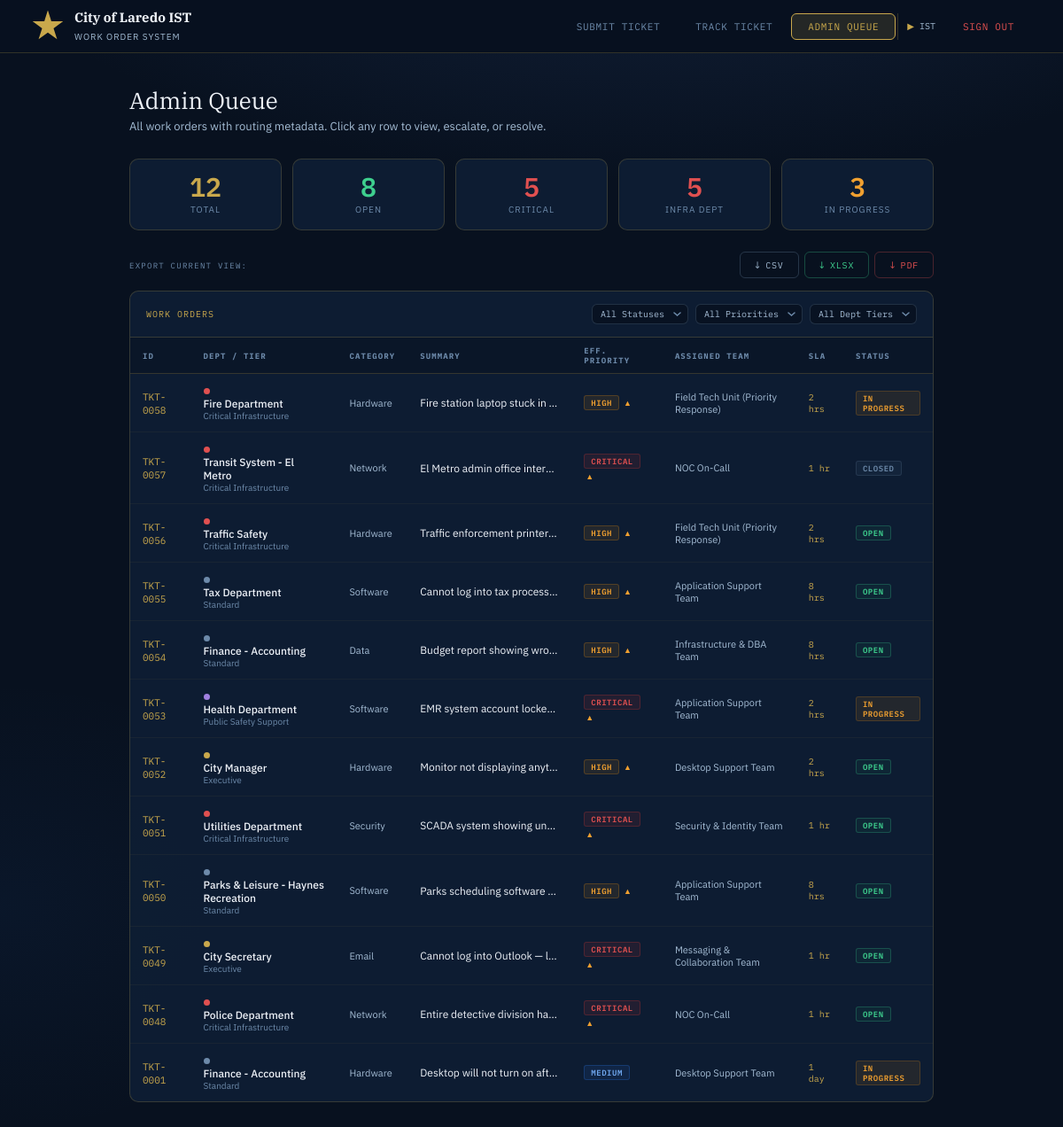
Screenshot of /admin-queue/ (signed in) with the database file from the repository.
### tickets/models.py (models this page shows, shortened)
class Ticket(models.Model):
    ticket_id   = models.CharField(max_length=20, unique=True, editable=False)
    submitter   = models.ForeignKey(
        Employee, null=True, blank=True,
        on_delete=models.SET_NULL,
        related_name="tickets",
        verbose_name="Submitted By",
    )
    name        = models.CharField("Full Name",    max_length=120)
    employee_id = models.CharField("Employee ID",  max_length=30)
    department  = models.CharField("Department",   max_length=80,
                                   choices=DEPARTMENT_CHOICES)
    email       = models.EmailField("Contact Email")
    category    = models.CharField("Category",    max_length=30,
                                   choices=CATEGORY_CHOICES)
    subtype     = models.CharField("Sub-Type",    max_length=30,
                                   choices=SUBTYPE_CHOICES, blank=True)
    issue_type  = models.CharField("Issue Type",  max_length=40,
                                   choices=ISSUE_TYPE_CHOICES, blank=True)
    title       = models.CharField("Brief Summary",      max_length=120)
    description = models.TextField("Detailed Description", blank=True)
    asset_tag   = models.CharField("Asset Tag",  max_length=40, blank=True)
    location    = models.CharField("Location",   max_length=80, blank=True)
    phone_ext   = models.CharField("Phone Ext",  max_length=10, blank=True)
    user_priority = models.IntegerField(
        "User-Selected Priority",
        choices=PRIORITY_CHOICES, default=4,
    )
    routing_tier               = models.CharField("Dept Tier",         max_length=30,  blank=True)
    routing_tier_label         = models.CharField("Tier Label",        max_length=60,  blank=True)
    routing_team               = models.CharField("Assigned Team",     max_length=100, blank=True)
    routing_sla                = models.CharField("SLA Target",        max_length=20,  blank=True)
    routing_effective_priority = models.IntegerField("Effective Priority", default=4)
    routing_was_modified       = models.BooleanField("Priority Auto-Adjusted", default=False)
    routing_reasons            = models.TextField("Routing Reasons (JSON)", blank=True)
    routing_escalation_path    = models.TextField("Escalation Path (JSON)",  blank=True)
    status       = models.CharField(max_length=20, choices=TicketStatus.choices,
                                    default=TicketStatus.OPEN)
    submitted_at = models.DateTimeField(auto_now_add=True)
    updated_at   = models.DateTimeField(auto_now=True)
    class Meta:
        ordering = ["-submitted_at"]
        verbose_name = "Ticket"
        verbose_name_plural = "Tickets"
    @property
    def effective_priority_label(self) -> str:
        return PRIORITY_LABELS.get(self.routing_effective_priority, "Unknown")
    @property
    def priority_badge_class(self) -> str:
        return {1: "bp1", 2: "bp2", 3: "bp3", 4: "bp4"}.get(
            self.routing_effective_priority, "bp4"
        )
    @property
    def status_badge_class(self) -> str:
        return {
            "Open":        "bs-open",
            "In Progress": "bs-prog",
            "Closed":      "bs-clos",
        }.get(self.status, "")
    @property
    def tier_badge_class(self) -> str:
        return f"tier-{self.routing_tier}"

### tickets/views.py (the view)
# urls.py: path("admin-queue/",             views.admin_queue,      name="admin_queue"),
@ist_required
def admin_queue(request):
    tickets = Ticket.objects.select_related("submitter").all()
    status_filter   = request.GET.get("status",   "")
    priority_filter = request.GET.get("priority", "")
    tier_filter     = request.GET.get("tier",     "")
    if status_filter:
        tickets = tickets.filter(status=status_filter)
    if priority_filter:
        tickets = tickets.filter(routing_effective_priority=int(priority_filter))
    if tier_filter:
        tickets = tickets.filter(routing_tier=tier_filter)
    all_tickets = Ticket.objects.all()
    stats = {
        "total":       all_tickets.count(),
        "open":        all_tickets.filter(status=TicketStatus.OPEN).count(),
        "in_progress": all_tickets.filter(status=TicketStatus.IN_PROGRESS).count(),
        "critical":    all_tickets.filter(routing_effective_priority=1).count(),
        "infra":       all_tickets.filter(routing_tier="CRITICAL_INFRA").count(),
    }
    context = {
        "tickets":          tickets,
        "stats":            stats,
        "status_filter":    status_filter,
        "priority_filter":  priority_filter,
        "tier_filter":      tier_filter,
        "status_choices":   [("", "All Statuses")] + list(TicketStatus.choices),
        "priority_choices": [
            ("", "All Priorities"),
            ("1", "Critical"), ("2", "High"), ("3", "Medium"), ("4", "Low"),
        ],
        "tier_choices": [
            ("", "All Dept Tiers"),
            ("CRITICAL_INFRA", "Critical Infra"),
            ("EXECUTIVE",      "Executive"),
            ("PUBLIC_SAFETY",  "Public Safety"),
            ("STANDARD",       "Standard"),
        ],
    }
    return render(request, "tickets/admin_queue.html", context)

### tickets/views.py (called while the page is built)
def ist_required(view_fn):
    @wraps(view_fn)
    def wrapper(request, *args, **kwargs):
        if not request.session.get("employee_pk"):
            return redirect("employee_login")
        role = request.session.get("employee_role", "dept")
        if role not in ("ist", "admin"):
            return redirect("submit_ticket")
        return view_fn(request, *args, **kwargs)
    return wrapper

### tickets/templates/tickets/admin_queue.html (shortened to what this page needs)
{% extends "tickets/base.html" %}
{% block nav_admin %}active{% endblock %}
{% block content %}
<div class="ph">
  <h1>Admin Queue</h1>
  <p>All work orders with routing metadata. Click any row to view, escalate, or resolve.</p>
</div>
<div class="stats-row">
  <div class="stat"><div class="n" style="color:var(--gold)">{{ stats.total }}</div><div class="l">Total</div></div>
  <div class="stat"><div class="n" style="color:var(--green-2)">{{ stats.open }}</div><div class="l">Open</div></div>
  <div class="stat"><div class="n" style="color:var(--red-2)">{{ stats.critical }}</div><div class="l">Critical</div></div>
  <div class="stat"><div class="n" style="color:var(--red-2)">{{ stats.infra }}</div><div class="l">Infra Dept</div></div>
  <div class="stat"><div class="n" style="color:var(--amber-2)">{{ stats.in_progress }}</div><div class="l">In Progress</div></div>
</div>
<div style="display:flex;align-items:center;justify-content:space-between;margin-bottom:14px">
  <span style="font-family:'IBM Plex Mono',monospace;font-size:9px;letter-spacing:.14em;text-transform:uppercase;color:var(--steel)">
    Export current view:
  </span>
  <div style="display:flex;gap:6px">
    <a href="{% url 'export_csv' %}?status={{ status_filter }}&priority={{ priority_filter }}&tier={{ tier_filter }}"
       class="btn btn-ghost btn-sm" style="display:flex;align-items:center;gap:5px">
      <span style="font-size:11px">&#8595;</span> CSV
    </a>
    <a href="{% url 'export_xlsx' %}?status={{ status_filter }}&priority={{ priority_filter }}&tier={{ tier_filter }}"
       class="btn btn-ghost btn-sm" style="display:flex;align-items:center;gap:5px;color:var(--green-2);border-color:rgba(62,207,142,.3)">
      <span style="font-size:11px">&#8595;</span> XLSX
    </a>
    <a href="{% url 'export_pdf' %}?status={{ status_filter }}&priority={{ priority_filter }}&tier={{ tier_filter }}"
       class="btn btn-ghost btn-sm" style="display:flex;align-items:center;gap:5px;color:var(--red-2);border-color:rgba(224,80,80,.3)">
      <span style="font-size:11px">&#8595;</span> PDF
    </a>
  </div>
</div>
<form method="GET" style="margin-bottom:0">
  <div class="table-card">
    <div class="ttb">
      <span class="ttb-title">Work Orders</span>
      <div class="ttb-filters">
        <select class="fslt" name="status" onchange="this.form.submit()">
          {% for val, lbl in status_choices %}
            <option value="{{ val }}" {% if val == status_filter %}selected{% endif %}>{{ lbl }}</option>
          {% endfor %}
        </select>
        <select class="fslt" name="priority" onchange="this.form.submit()">
          {% for val, lbl in priority_choices %}
            <option value="{{ val }}" {% if val == priority_filter %}selected{% endif %}>{{ lbl }}</option>
          {% endfor %}
        </select>
        <select class="fslt" name="tier" onchange="this.form.submit()">
          {% for val, lbl in tier_choices %}
            <option value="{{ val }}" {% if val == tier_filter %}selected{% endif %}>{{ lbl }}</option>
          {% endfor %}
        </select>
      </div>
    </div>
    <table>
      <thead>
        <tr>
          <th>ID</th>
          <th>Dept / Tier</th>
          <th>Category</th>
          <th>Summary</th>
          <th>Eff. Priority</th>
          <th>Assigned Team</th>
          <th>SLA</th>
          <th>Status</th>
        </tr>
      </thead>
      <tbody>
        {% for ticket in tickets %}
        <tr onclick="window.location='{% url 'ticket_detail' ticket.ticket_id %}'" style="cursor:pointer">
          <td><span class="tid">{{ ticket.ticket_id }}</span></td>
          <td class="{{ ticket.tier_badge_class }}">
            <span class="tdot"></span>
            <div style="font-weight:500;font-size:12px">{{ ticket.department }}</div>
            <div style="font-size:10px;color:var(--steel)">{{ ticket.routing_tier_label }}</div>
          </td>
          <td style="text-transform:capitalize;font-size:11px;color:var(--steel-2)">{{ ticket.category }}</td>
          <td style="max-width:185px;overflow:hidden;text-overflow:ellipsis;white-space:nowrap">{{ ticket.title }}</td>
          <td>
            <span class="badge {{ ticket.priority_badge_class }}">{{ ticket.effective_priority_label }}</span>
            {% if ticket.routing_was_modified %}
              <span title="Auto-adjusted" style="font-size:9px;color:var(--amber-2);margin-left:2px">&#9650;</span>
            {% endif %}
          </td>
          <td style="font-size:11px;color:var(--steel-2)">{{ ticket.routing_team }}</td>
          <td style="font-family:'IBM Plex Mono',monospace;font-size:10px;color:var(--gold)">{{ ticket.routing_sla }}</td>
          <td><span class="badge {{ ticket.status_badge_class }}">{{ ticket.status }}</span></td>
        </tr>
        {% empty %}
        <tr>
          <td colspan="8" style="text-align:center;padding:24px;color:var(--steel)">
            No tickets match the selected filters.
          </td>
        </tr>
        {% endfor %}
      </tbody>
    </table>
  </div>
</form>
{% endblock %}

### tickets/templates/tickets/base.html (style rules this page uses)
:root { --navy:#08111f; --navy-2:#0f1e35; --navy-3:#162845; --navy-4:#1e3358; --gold:#c9a84c; --gold-2:#e2c060; --gold-dim:rgba(201,168,76,.15); --gold-border:rgba(201,168,76,.28); --steel:#6d8aaa; --steel-2:#a4bcd4; --white:#eef2f8; --red:#b83232; --red-2:#e05050; --amber:#c47b14; --amber-2:#f0a030; --blue:#2a6fd4; --blue-2:#70a8f0; --green:#1a7050; --green-2:#3ecf8e; --purple:#6040b0; --purple-2:#a080e0; --border:rgba(201,168,76,.22); --card:rgba(15,30,53,.9); --r:6px; --rl:10px; }
* { box-sizing:border-box;margin:0;padding:0; }
html { scroll-behavior:smooth; }
body { font-family:'IBM Plex Sans',sans-serif;background:var(--navy);color:var(--white);min-height:100vh; background-image:radial-gradient(ellipse 120% 60% at 60% -20%,rgba(30,51,88,.7) 0%,transparent 60%), radial-gradient(ellipse 60% 40% at 0% 80%,rgba(42,111,212,.06) 0%,transparent 50%); }
.ph { margin-bottom:28px; }
.ph h1 { font-family:'IBM Plex Serif',serif;font-size:26px;font-weight:400;margin-bottom:4px; }
.ph p { color:var(--steel-2);font-size:13px; }
.btn { padding:10px 24px;border-radius:var(--r);font-family:'IBM Plex Mono',monospace;font-size:11px; letter-spacing:.08em;text-transform:uppercase;cursor:pointer;border:none;transition:all .18s;text-decoration:none;display:inline-block; }
.btn-ghost { background:none;border:1px solid rgba(109,138,170,.3);color:var(--steel-2); }
.btn-sm { padding:7px 16px;font-size:10px; }
.badge { display:inline-block;padding:2px 7px;border-radius:3px;font-family:'IBM Plex Mono',monospace; font-size:9px;font-weight:600;letter-spacing:.06em;text-transform:uppercase; }
.bp1 { background:rgba(184,50,50,.12);color:var(--red-2);border:1px solid rgba(184,50,50,.3); }
.bp2 { background:rgba(196,123,20,.12);color:var(--amber-2);border:1px solid rgba(196,123,20,.3); }
.bp3 { background:rgba(42,111,212,.12);color:var(--blue-2);border:1px solid rgba(42,111,212,.3); }
.bs-open { background:rgba(26,112,80,.12);color:var(--green-2);border:1px solid rgba(62,207,142,.25); }
.bs-prog { background:rgba(196,123,20,.12);color:var(--amber-2);border:1px solid rgba(196,123,20,.25); }
.bs-clos { background:rgba(109,138,170,.08);color:var(--steel);border:1px solid rgba(109,138,170,.18); }
.stats-row { display:grid;grid-template-columns:repeat(5,1fr);gap:12px;margin-bottom:24px; }
.stat { background:var(--card);border:1px solid var(--border);border-radius:var(--rl);padding:16px;text-align:center; }
.stat .n { font-family:'IBM Plex Mono',monospace;font-size:30px;font-weight:600;line-height:1;margin-bottom:4px; }
.stat .l { font-size:10px;color:var(--steel);text-transform:uppercase;letter-spacing:.1em; }
.table-card { background:var(--card);border:1px solid var(--border);border-radius:var(--rl);overflow:hidden; }
.ttb { display:flex;align-items:center;justify-content:space-between;padding:14px 18px;border-bottom:1px solid var(--border); }
.ttb-title { font-family:'IBM Plex Mono',monospace;font-size:10px;letter-spacing:.1em;text-transform:uppercase;color:var(--gold); }
.ttb-filters { display:flex;gap:8px; }
.fslt { background:rgba(8,17,31,.8);border:1px solid rgba(109,138,170,.25);border-radius:var(--r); color:var(--steel-2);font-family:'IBM Plex Mono',monospace;font-size:10px;padding:5px 26px 5px 9px; appearance:none;cursor:pointer;outline:none; background-repeat:no-repeat;background-position:right 7px center; }
.fslt option { background:var(--navy-3); }
table { width:100%;border-collapse:collapse; }
thead th { text-align:left;padding:9px 14px;font-family:'IBM Plex Mono',monospace;font-size:9px; letter-spacing:.12em;text-transform:uppercase;color:var(--steel); background:rgba(8,17,31,.5);border-bottom:1px solid var(--border); }
tbody tr { border-bottom:1px solid rgba(201,168,76,.06);transition:background .14s; }
tbody tr:last-child { border-bottom:none; }
tbody td { padding:11px 14px;font-size:12px;vertical-align:middle; }
.tid { font-family:'IBM Plex Mono',monospace;font-size:11px;color:var(--gold); }
.tdot { display:inline-block;width:7px;height:7px;border-radius:50%;margin-right:5px;vertical-align:middle; }
.tier-CRITICAL_INFRA .tdot { background:var(--red-2); }
.tier-EXECUTIVE .tdot { background:var(--gold); }
.tier-PUBLIC_SAFETY .tdot { background:var(--purple-2); }
.tier-STANDARD .tdot { background:var(--steel); }

### rows the page displays
Ticket: ticket_id "TKT-0058", department "Fire Department", routing_tier_label "Critical Infrastructure", category "Hardware", title "Fire station laptop stuck in…", effective_priority_label "HIGH", routing_team "Field Tech Unit (Priority Response)", routing_sla "2 hrs", status "IN PROGRESS"
Ticket: ticket_id "TKT-0057", department "Transit System - El Metro", routing_tier_label "Critical Infrastructure", category "Network", title "El Metro admin office inter…", effective_priority_label "CRITICAL", routing_team "NOC On-Call", routing_sla "1 hr", status "CLOSED"
Ticket: ticket_id "TKT-0056", department "Traffic Safety", routing_tier_label "Critical Infrastructure", category "Hardware", title "Traffic enforcement printer…", effective_priority_label "HIGH", routing_team "Field Tech Unit (Priority Response)", routing_sla "2 hrs", status "OPEN"
Ticket: ticket_id "TKT-0055", department "Tax Department", routing_tier_label "Standard", category "Software", title "Cannot log into tax process…", effective_priority_label "HIGH", routing_team "Application Support Team", routing_sla "8 hrs", status "OPEN"
Ticket: ticket_id "TKT-0054", department "Finance - Accounting", routing_tier_label "Standard", category "Data", title "Budget report showing wro…", effective_priority_label "HIGH", routing_team "Infrastructure & DBA Team", routing_sla "8 hrs", status "OPEN"
Ticket: ticket_id "TKT-0053", department "Health Department", routing_tier_label "Public Safety Support", category "Software", title "EMR system account locke…", effective_priority_label "CRITICAL", routing_team "Application Support Team", routing_sla "2 hrs", status "IN PROGRESS"
Ticket: ticket_id "TKT-0052", department "City Manager", routing_tier_label "Executive", category "Hardware", title "Monitor not displaying anyt…", effective_priority_label "HIGH", routing_team "Desktop Support Team", routing_sla "2 hrs", status "OPEN"
Ticket: ticket_id "TKT-0051", department "Utilities Department", routing_tier_label "Critical Infrastructure", category "Security", title "SCADA system showing un…", effective_priority_label "CRITICAL", routing_team "Security & Identity Team", routing_sla "1 hr", status "OPEN"
Ticket: ticket_id "TKT-0050", department "Parks & Leisure - Haynes Recreation", routing_tier_label "Standard", category "Software", title "Parks scheduling software…", effective_priority_label "HIGH", routing_team "Application Support Team", routing_sla "8 hrs", status "OPEN"
Ticket: ticket_id "TKT-0049", department "City Secretary", routing_tier_label "Executive", category "Email", title "Cannot log into Outlook — l…", effective_priority_label "CRITICAL", routing_team "Messaging & Collaboration Team", routing_sla "1 hr", status "OPEN"
Ticket: ticket_id "TKT-0048", department "Police Department", routing_tier_label "Critical Infrastructure", category "Network", title "Entire detective division ha…", effective_priority_label "CRITICAL", routing_team "NOC On-Call", routing_sla "1 hr", status "OPEN"
Ticket: ticket_id "TKT-0001", department "Finance - Accounting", routing_tier_label "Standard", category "Hardware", title "Desktop will not turn on aft…", effective_priority_label "MEDIUM", routing_team "Desktop Support Team", routing_sla "1 day", status "IN PROGRESS"

### other values shown
{{ request.session.employee_name }} "IST"
{{ stats.total }} "12"
{{ stats.open }} "8"
{{ stats.critical }} "5"
{{ stats.infra }} "5"
{{ stats.in_progress }} "3"
form field status "All Statuses"
form field priority "All Priorities"
form field tier "All Dept Tiers"
